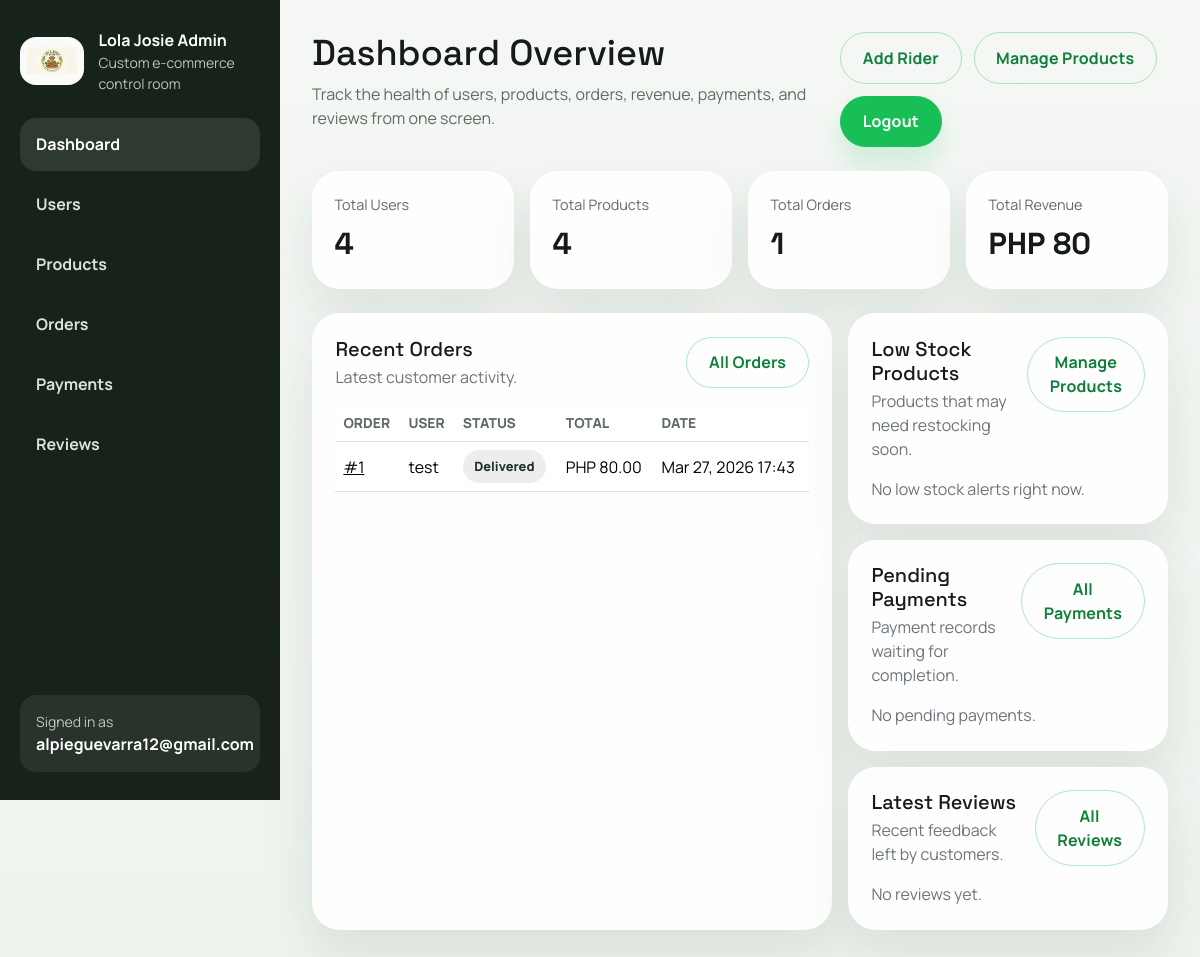
Page /admin-dashboard/ (signed in) on the earlier database version.
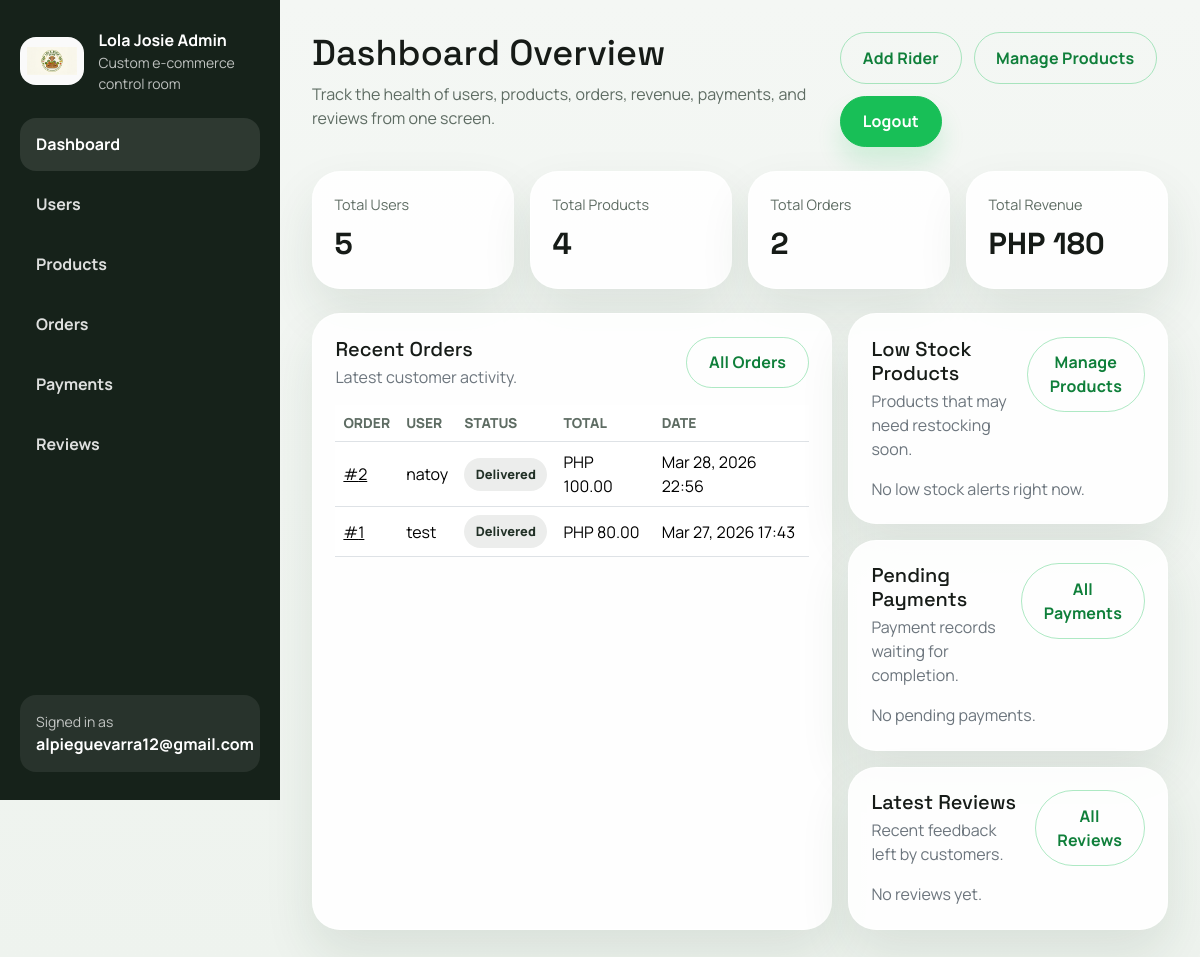
Same page on the later database version.
### orders/models.py (models this page shows, shortened)
class Order(models.Model):
    class Status(models.TextChoices):
        PENDING = "Pending", "Pending"
        PROCESSING = "Processing", "Processing"
        ASSIGNED = "Assigned", "Assigned"
        OUT_FOR_DELIVERY = "Out for Delivery", "Out for Delivery"
        SHIPPED = "Shipped", "Shipped"
        DELIVERED = "Delivered", "Delivered"
    class PaymentMethod(models.TextChoices):
        COD = "Cash on Delivery", "Cash on Delivery"
    user = models.ForeignKey(
        settings.AUTH_USER_MODEL,
        on_delete=models.CASCADE,
        related_name="orders",
    )
    assigned_rider = models.ForeignKey(
        settings.AUTH_USER_MODEL,
        on_delete=models.SET_NULL,
        related_name="assigned_orders",
        null=True,
        blank=True,
    )
    full_name = models.CharField(max_length=200)
    address = models.TextField()
    phone = models.CharField(max_length=20)
    payment_method = models.CharField(
        max_length=30,
        choices=PaymentMethod.choices,
        default=PaymentMethod.COD,
    )
    status = models.CharField(
        max_length=20,
        choices=Status.choices,
        default=Status.PENDING,
    )
    delivery_token = models.CharField(max_length=64, db_index=True, default=generate_delivery_token, editable=False)
    delivery_qr_generated_at = models.DateTimeField(default=timezone.now, editable=False)
    delivery_confirmed_at = models.DateTimeField(null=True, blank=True)
    delivery_scanned_by = models.ForeignKey(
        settings.AUTH_USER_MODEL,
        on_delete=models.SET_NULL,
        related_name="completed_delivery_scans",
        null=True,
        blank=True,
    )
    subtotal = models.DecimalField(max_digits=10, decimal_places=2, default=0)
    created_at = models.DateTimeField(auto_now_add=True)
    updated_at = models.DateTimeField(auto_now=True)
    class Meta:
        ordering = ["-created_at"]

### users/admin_views.py (the view)
# urls.py: path("admin-dashboard/", include(("users.admin_urls", "admin_dashboard"), namespace="admin_dashboard")),
@admin_required
def dashboard(request):
    stats = {
        "total_users": User.objects.count(),
        "total_products": Product.objects.count(),
        "total_orders": Order.objects.count(),
        "total_revenue": Order.objects.aggregate(
            total=Coalesce(Sum("subtotal"), 0, output_field=DecimalField(max_digits=10, decimal_places=2))
        )["total"],
    }
    recent_orders = (
        Order.objects.select_related("user", "assigned_rider")
        .prefetch_related("items")
        .order_by("-created_at")[:8]
    )
    low_stock_products = Product.objects.select_related("category").filter(stock__lte=5).order_by("stock", "name")[:6]
    pending_payments = Payment.objects.select_related("order", "user").filter(status=Payment.Status.PENDING)[:5]
    latest_reviews = Review.objects.select_related("product", "user")[:5]
    return render(
        request,
        "admin_dashboard/dashboard.html",
        {
            "stats": stats,
            "recent_orders": recent_orders,
            "low_stock_products": low_stock_products,
            "pending_payments": pending_payments,
            "latest_reviews": latest_reviews,
            "section": "dashboard",
        },
    )

### cart/cart.py (called while the page is built)
    def __len__(self):
        return sum(self.cart.values())

### cart/context_processors.py (called while the page is built)
def cart_summary(request):
    return {"cart_item_count": len(Cart(request))}

### config/context_processors.py (called while the page is built)
def site_meta(request):
    return {
        "site_name": settings.SITE_NAME,
        "site_tagline": settings.SITE_TAGLINE,
    }

### users/admin_access.py (called while the page is built)
def is_admin_user(user):
    return user.is_authenticated and (user.is_staff or user.is_superuser)

def admin_required(view_func):
    @wraps(view_func)
    @login_required(login_url="login")
    def wrapped_view(request, *args, **kwargs):
        if not is_admin_user(request.user):
            messages.error(request, "You do not have permission to access the admin dashboard.")
            return redirect("products:product_list")
        return view_func(request, *args, **kwargs)
    return wrapped_view

### templates/admin_dashboard/dashboard.html (shortened to what the changed rows need)
{% extends "admin_dashboard/base_admin.html" %}
{% block admin_title %}Dashboard Overview{% endblock %}
{% block admin_content %}
<section class="admin-stats-grid">
    <article class="admin-stat-card">
        <span>Total Users</span>
        <strong>{{ stats.total_users }}</strong>
    </article>
    <article class="admin-stat-card">
        <span>Total Orders</span>
        <strong>{{ stats.total_orders }}</strong>
    </article>
    <article class="admin-stat-card">
        <span>Total Revenue</span>
        <strong>PHP {{ stats.total_revenue }}</strong>
    </article>
</section>
<section class="admin-grid admin-grid--primary">
    <div class="admin-panel">
        <div class="admin-panel__header">
            <div>
                <h2 class="h5 mb-1">Recent Orders</h2>
            </div>
        </div>
        <div class="table-responsive">
            <table class="table admin-table align-middle">
                <thead>
                    <tr>
                        <th>Order</th>
                        <th>User</th>
                        <th>Status</th>
                        <th>Total</th>
                        <th>Date</th>
                    </tr>
                </thead>
                <tbody>
                    {% for order in recent_orders %}
                        <tr>
                            <td><a href="{% url 'admin_dashboard:order_detail' order.id %}">#{{ order.id }}</a></td>
                            <td>{{ order.user.username }}</td>
                            <td><span class="admin-status admin-status--neutral">{{ order.status }}</span></td>
                            <td>PHP {{ order.subtotal }}</td>
                            <td>{{ order.created_at|date:"M d, Y H:i" }}</td>
                        </tr>
                    {% empty %}
                        <tr>
                            <td colspan="5" class="text-center text-secondary py-4">No orders yet.</td>
                        </tr>
                    {% endfor %}
                </tbody>
            </table>
        </div>
    </div>
    <div class="admin-stack">
        <div class="admin-panel">
            <div class="admin-panel__header">
                <div>
                    <h2 class="h5 mb-1">Low Stock Products</h2>
                </div>
            </div>
        </div>
        <div class="admin-panel">
            <div class="admin-panel__header">
                <div>
                    <h2 class="h5 mb-1">Pending Payments</h2>
                </div>
            </div>
        </div>
        <div class="admin-panel">
            <div class="admin-panel__header">
                <div>
                    <h2 class="h5 mb-1">Latest Reviews</h2>
                </div>
            </div>
        </div>
    </div>
</section>
{% endblock %}

Differences in the rows shown:
added Order: id "2", user.username "natoy", status "Delivered", subtotal "100.00", created_at "Mar 28, 2026 22:56"
Other differences:
{{ stats.total_users }}: "4" → "5"
{{ stats.total_orders }}: "1" → "2"
{{ stats.total_revenue }}: "80" → "180"
